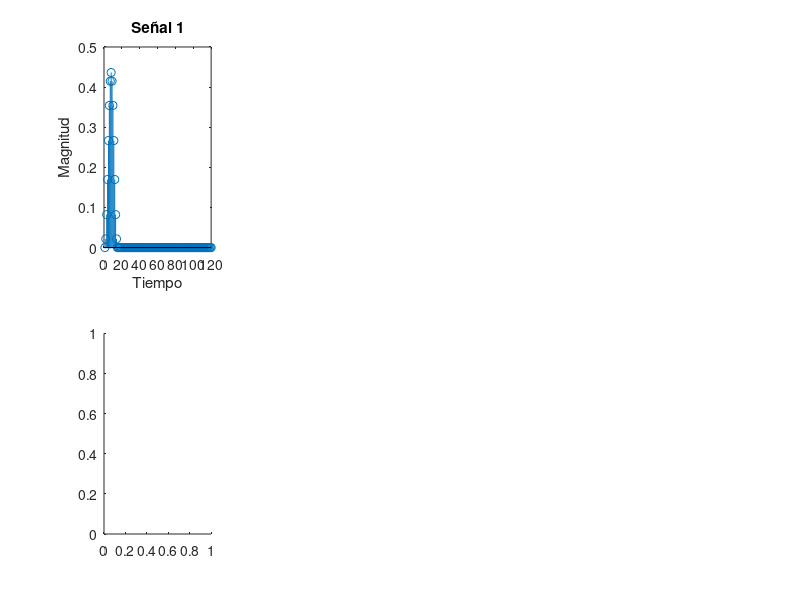

This chart was generated by the following MATLAB code: (Note: this script raises an error after producing the figure.)
senial1 = [hanning(15)' zeros(1, 105)];
senial2 = [hanning(30)' zeros(1, 90)];
senial3 = [hanning(60)' zeros(1, 60)];
senial4 = [hanning(90)' zeros(1, 30)];
senial1 /= norm(senial1);
senial2 /= norm(senial2);
senial3 /= norm(senial3);
senial4 /= norm(senial4);
fm = 120;

subplot(2, 4, 1)
stem(senial1)
title("Señal 1")
xlabel("Tiempo")
ylabel("Magnitud")
ylim([0 0.5])
subplot(2, 4, 5)
plotFFT(senial1, fm)
title("Transformada de Fourier de Señal 1")
ylim([0 0.07])

subplot(2, 4, 2)
stem(senial2)
title("Señal 2")
xlabel("Tiempo")
ylabel("Magnitud")
ylim([0 0.5])
subplot(2, 4, 6)
plotFFT(senial2, fm)
title("Transformada de Fourier de Señal 2")
ylim([0 0.07])

subplot(2, 4, 3)
stem(senial3)
title("Señal 3")
xlabel("Tiempo")
ylabel("Magnitud")
ylim([0 0.5])
subplot(2, 4, 7)
plotFFT(senial3, fm)
title("Transformada de Fourier de Señal 3")
ylim([0 0.07])

subplot(2, 4, 4)
stem(senial4)
title("Señal 4")
xlabel("Tiempo")
ylabel("Magnitud")
ylim([0 0.5])
subplot(2, 4, 8)
plotFFT(senial4, fm)
title("Transformada de Fourier de Señal 4")
ylim([0 0.07])

setFontSize(12)
